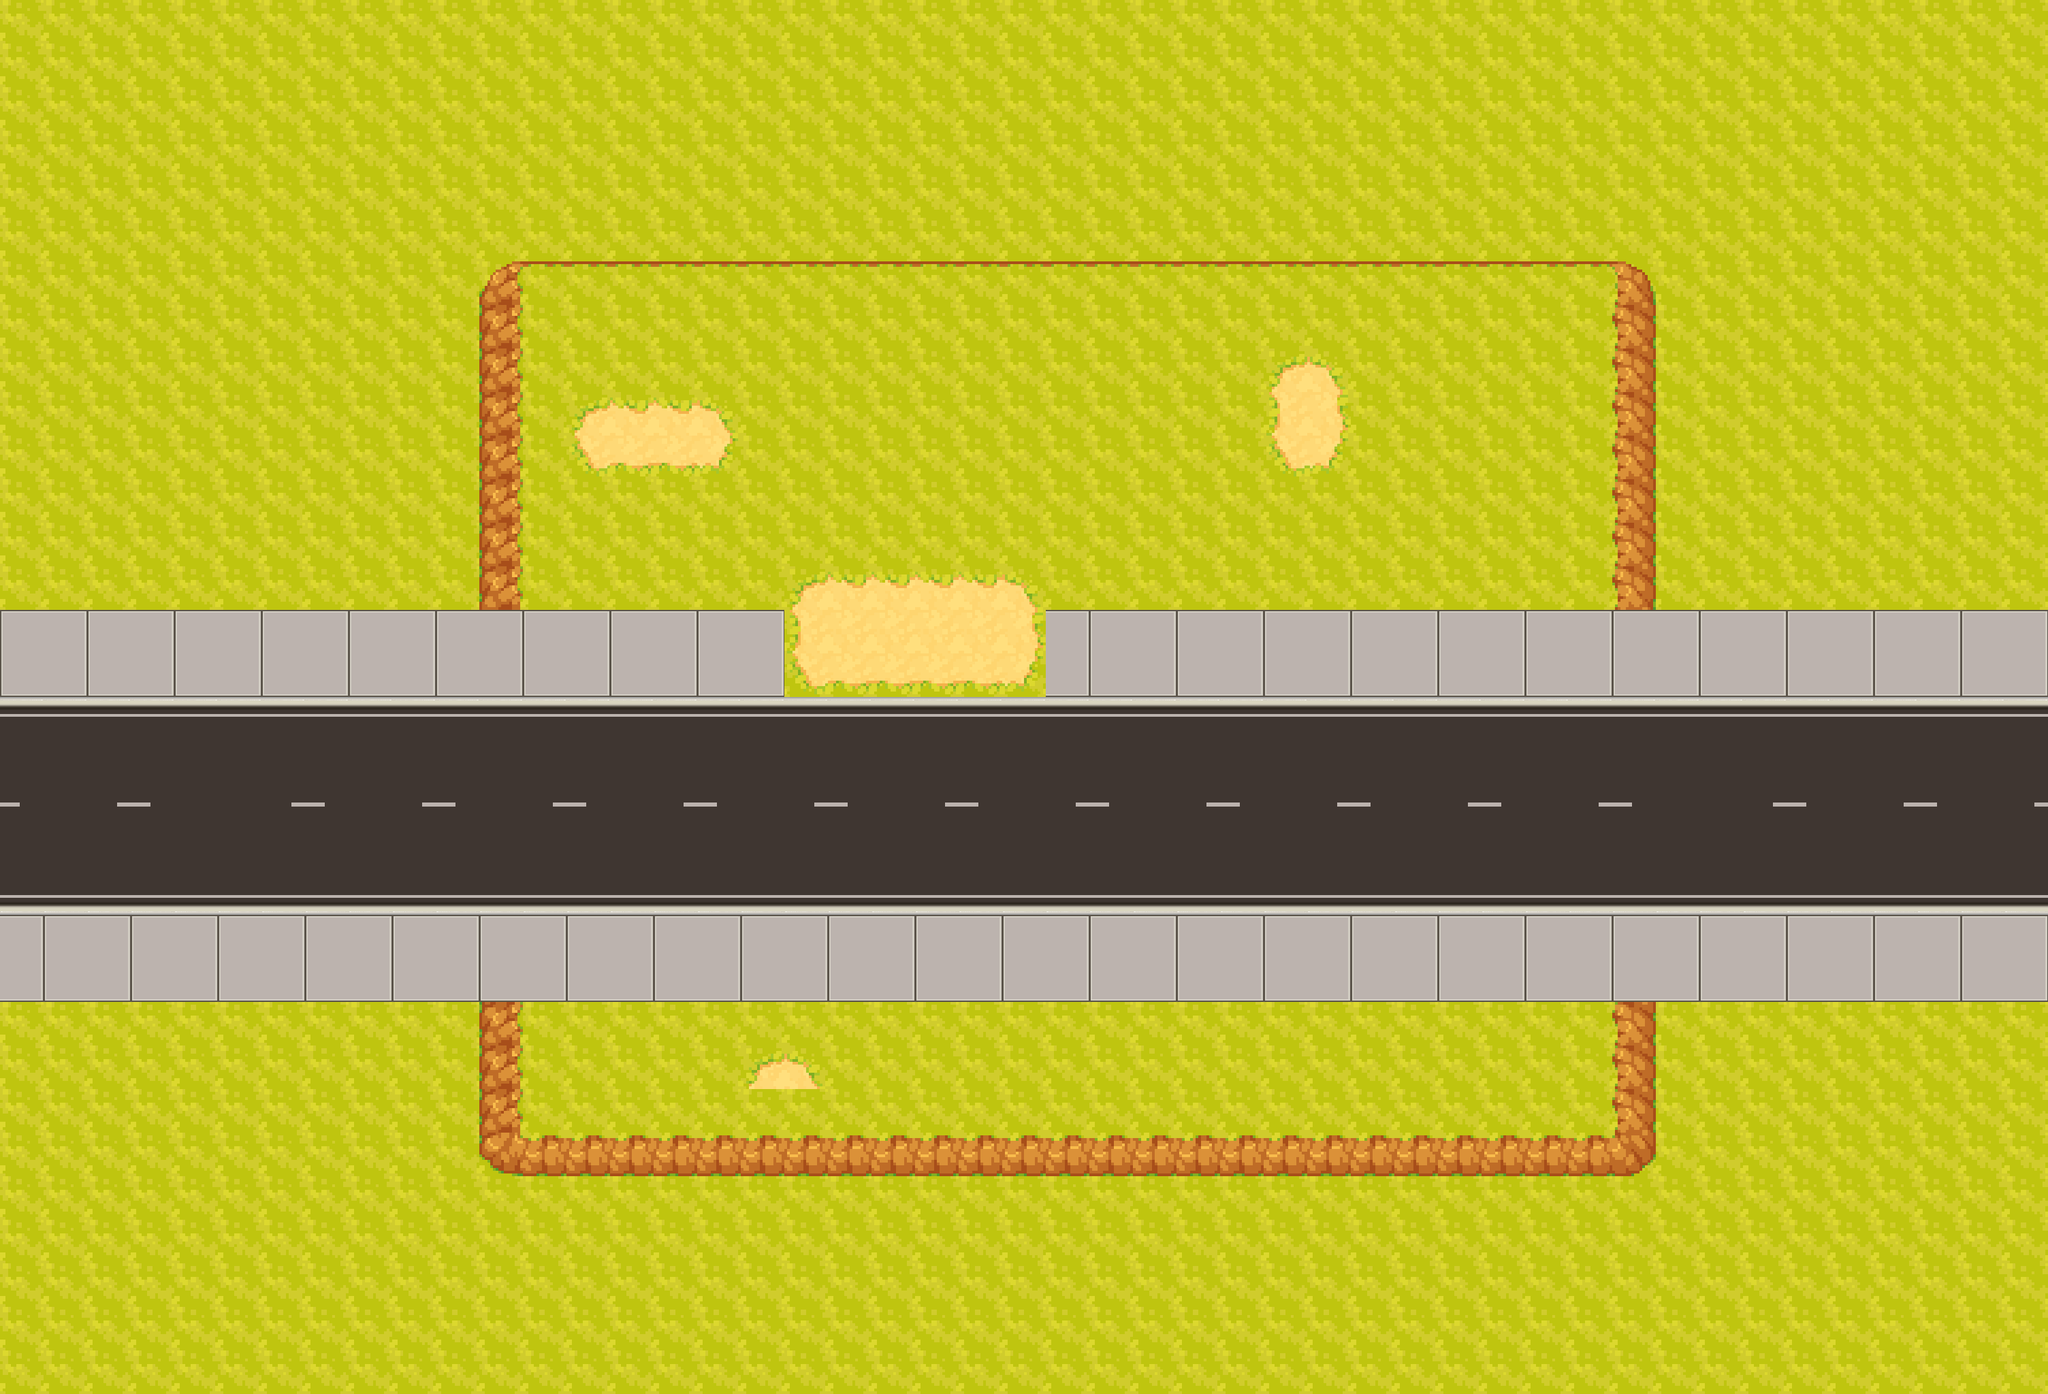

The image is a tile-based game level rendered from a .tmx file. Its description and source (layers, tilesets, objects; grid data summarised) follow:
An orthogonal 47x32 tile map with 64x64 px tiles, 1 tile layer (Terrain), 5 tilesets and 35 objects (2x Player, house_dialog1).

<map version="1.10" tiledversion="1.11.0" orientation="orthogonal" renderorder="right-down" width="47" height="32" tilewidth="64" tileheight="64" infinite="0" nextlayerid="8" nextobjectid="47">
 <tileset firstgid="1" name="world" tilewidth="64" tileheight="64" tilecount="210" columns="10">
  <image source="../../graphics/tilesets/world.png" width="640" height="1344" />
 </tileset>
 <tileset firstgid="211" name="asphalt" tilewidth="64" tileheight="64" tilecount="90" columns="10">
  <image source="../tilesets/israel-collection/asphalt.png" width="640" height="576" />
 </tileset>
 <tileset firstgid="301" name="objects" tilewidth="569" tileheight="320" tilecount="2" columns="0">
  <grid orientation="orthogonal" width="1" height="1" />
  <tile id="1">
   <image source="../tilesets/israel-collection/onibus_gv.png" width="569" height="252" />
  </tile>
  <tile id="2">
   <image source="../tilesets/objects/house_small_alt.png" width="320" height="320" />
  </tile>
 </tileset>
 <tileset firstgid="304" name="objects" tilewidth="569" tileheight="472" tilecount="22" columns="0">
  <grid orientation="orthogonal" width="1" height="1" />
  <tile id="15">
   <image source="../tilesets/objects/grass.png" width="64" height="64" />
  </tile>
  <tile id="16">
   <image source="../tilesets/objects/grassrock1.png" width="60" height="60" />
  </tile>
  <tile id="17">
   <image source="../tilesets/objects/grassrock2.png" width="56" height="60" />
  </tile>
  <tile id="18">
   <image source="../tilesets/objects/green_tree.png" width="128" height="192" />
  </tile>
  <tile id="19">
   <image source="../tilesets/objects/green_tree_bushy.png" width="128" height="192" />
  </tile>
  <tile id="20">
   <image source="../tilesets/objects/green_tree_small.png" width="64" height="128" />
  </tile>
  <tile id="21">
   <image source="../tilesets/objects/house_large.png" width="448" height="448" />
  </tile>
  <tile id="22">
   <image source="../tilesets/objects/house_large_alt.png" width="448" height="448" />
  </tile>
  <tile id="23">
   <image source="../tilesets/objects/house_small.png" width="320" height="320" />
  </tile>
  <tile id="24">
   <image source="../tilesets/objects/house_small_alt.png" width="320" height="320" />
  </tile>
  <tile id="25">
   <image source="../tilesets/objects/icerock1.png" width="60" height="60" />
  </tile>
  <tile id="26">
   <image source="../tilesets/objects/icerock2.png" width="56" height="60" />
  </tile>
  <tile id="30">
   <image source="../tilesets/objects/palm.png" width="128" height="192" />
  </tile>
  <tile id="31">
   <image source="../tilesets/objects/palm_alt.png" width="128" height="192" />
  </tile>
  <tile id="32">
   <image source="../tilesets/objects/palm_small.png" width="64" height="128" />
  </tile>
  <tile id="36">
   <image source="../tilesets/objects/sand.png" width="64" height="64" />
  </tile>
  <tile id="37">
   <image source="../tilesets/objects/sandrock1.png" width="60" height="60" />
  </tile>
  <tile id="38">
   <image source="../tilesets/objects/sandrock2.png" width="56" height="60" />
  </tile>
  <tile id="41">
   <image source="../tilesets/israel-collection/onibus_gv.png" width="569" height="252" />
  </tile>
  <tile id="44">
   <image source="../tilesets/israel-collection/predio.png" width="449" height="472" />
  </tile>
  <tile id="45">
   <image source="../tilesets/israel-collection/grade.png" width="128" height="128" />
  </tile>
  <tile id="47">
   <image source="../tilesets/israel-collection/cone.png" width="38" height="50" />
  </tile>
 </tileset>
 <tileset firstgid="352" name="world" tilewidth="64" tileheight="64" tilecount="210" columns="10">
  <image source="../tilesets/world.png" width="640" height="1344" />
 </tileset>
 <layer id="1" name="Terrain" width="47" height="32">
  <data>[1504 cells, 1504 non-empty, 32 distinct tile ids]</data>
 </layer>
 <objectgroup id="2" name="Objects">
  <object id="2" gid="303" x="1186" y="971.333" width="320" height="320" />
  <object id="20" gid="322" x="897.333" y="658.667" width="128" height="192" />
  <object id="21" gid="322" x="1205.33" y="552" width="128" height="192" />
  <object id="22" gid="322" x="2149.33" y="708" width="128" height="192" />
  <object id="23" gid="323" x="1756" y="636" width="128" height="192" />
  <object id="24" gid="323" x="964" y="1614.67" width="128" height="192" />
  <object id="25" gid="322" x="1309.33" y="1669.33" width="128" height="192" />
  <object id="26" gid="323" x="1569.33" y="1589.33" width="128" height="192" />
  <object id="27" gid="323" x="1906.67" y="1588" width="128" height="192" />
  <object id="28" gid="322" x="2185.33" y="1676" width="128" height="192" />
  <object id="29" gid="322" x="772" y="896" width="128" height="192" />
  <object id="30" gid="323" x="1610" y="922" width="128" height="192" />
  <object id="31" gid="351" x="768" y="1472" width="38" height="50" />
  <object id="32" gid="351" x="768" y="1432" width="38" height="50" />
  <object id="33" gid="351" x="768.5" y="1396" width="38" height="50" />
  <object id="34" gid="351" x="768" y="1357" width="38" height="50" />
  <object id="35" gid="351" x="768" y="1312" width="38" height="50" />
  <object id="36" gid="351" x="768.5" y="1267.5" width="38" height="50" />
  <object id="37" gid="351" x="768.5" y="1221.5" width="38" height="50" />
  <object id="38" gid="351" x="768.5" y="1177" width="38" height="50" />
  <object id="39" gid="351" x="768.5" y="1136.5" width="38" height="50" />
  <object id="40" gid="351" x="768.5" y="1092" width="38" height="50" />
  <object id="41" gid="351" x="768.5" y="1036.5" width="38" height="50" />
  <object id="42" gid="351" x="768.833" y="988.333" width="38" height="50" />
  <object id="43" gid="351" x="768.167" y="942.667" width="38" height="50" />
  <object id="46" gid="302" x="1590.17" y="1330" width="569" height="252">
   <properties>
    <property name="item_id" value="onibus_gv" />
   </properties>
  </object>
 </objectgroup>
 <objectgroup id="7" name="Interactive Objects" />
 <objectgroup id="4" name="Entities">
  <object id="6" name="Player" x="1259.33" y="1028.67">
   <properties>
    <property name="character_id" value="player" />
    <property name="direction" value="down" />
    <property name="pos" value="house" />
   </properties>
   <point />
  </object>
  <object id="16" name="Player" x="1894.5" y="1383.5">
   <properties>
    <property name="character_id" value="player" />
    <property name="direction" value="left" />
    <property name="pos" value="ufes" />
   </properties>
   <point />
  </object>
 </objectgroup>
 <objectgroup id="5" name="Transitions">
  <object id="7" x="2037.83" y="1214.33" width="85" height="47.6666">
   <properties>
    <property name="dest" value="ufes" />
    <property name="src" value="ponto_onibus" />
   </properties>
  </object>
  <object id="15" x="1258.34" y="917.292" width="57.3333" height="44.0833">
   <properties>
    <property name="dest" value="house" />
    <property name="src" value="ponto_onibus" />
   </properties>
  </object>
 </objectgroup>
 <objectgroup id="6" name="Dialogs">
  <object id="18" name="house_dialog1" x="1078.07" y="956.546" width="402.539" height="123.577" rotation="359.656">
   <properties>
    <property name="message">!!
 meu onibus já está ali
 peraê motor</property>
   </properties>
  </object>
 </objectgroup>
 <objectgroup id="3" name="Collisions">
  <object id="9" x="706" y="194" width="60" height="1660" />
  <object id="10" x="772" y="380.667" width="1721.33" height="60.667" />
  <object id="12" x="2318.67" y="449.333" width="52.667" height="1406.67" />
  <object id="14" x="773.333" y="1669.33" width="1557.33" height="60" />
 </objectgroup>
</map>
